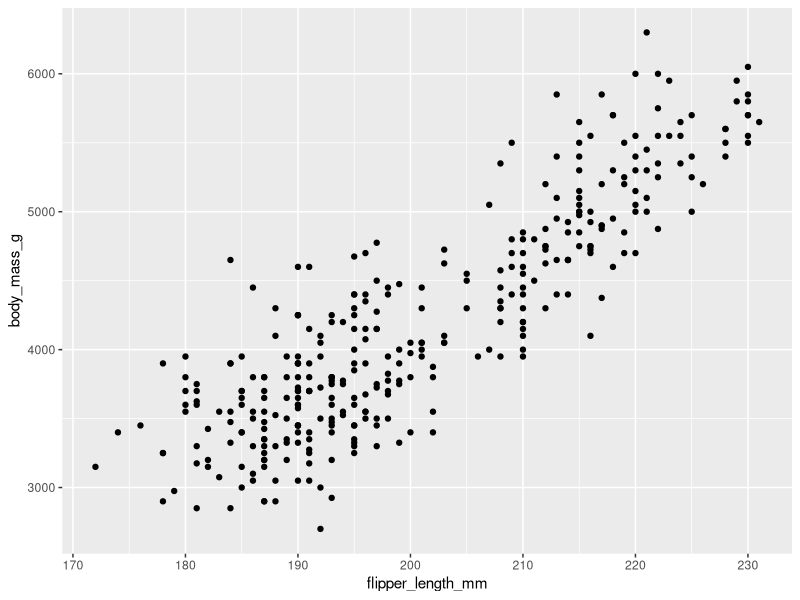
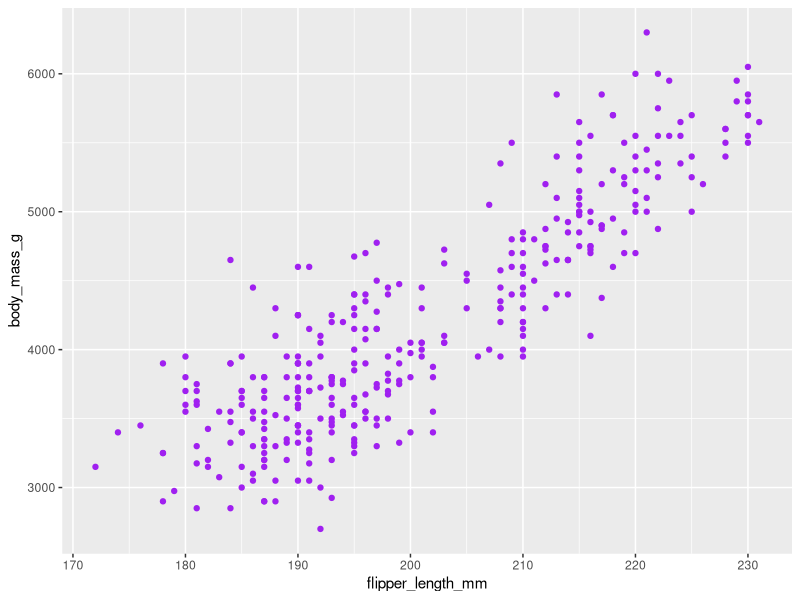
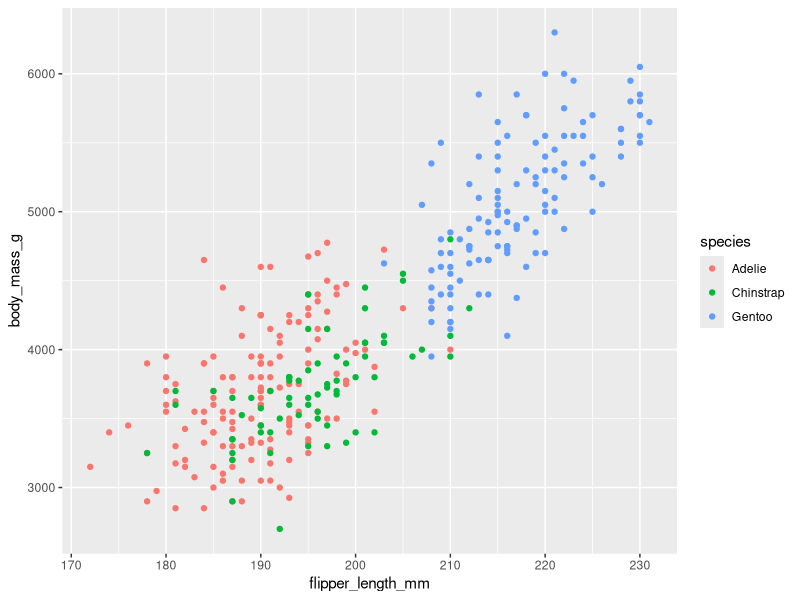
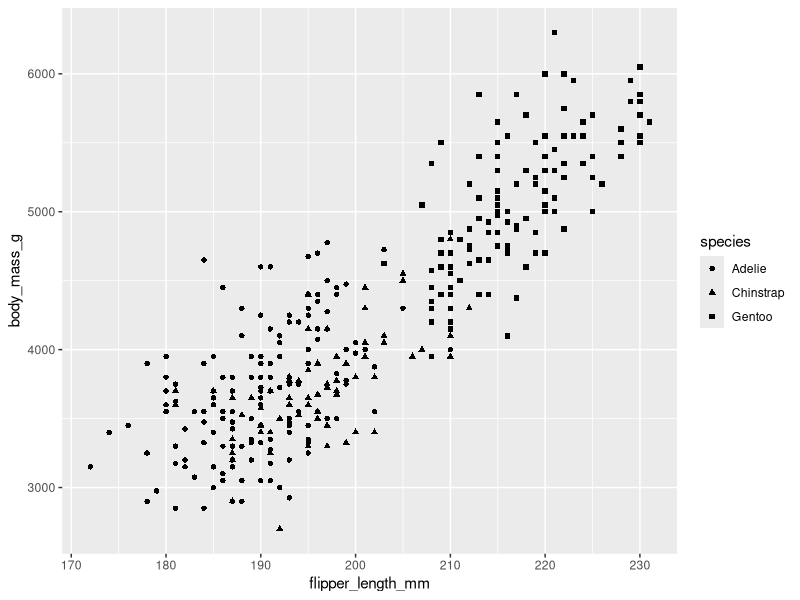
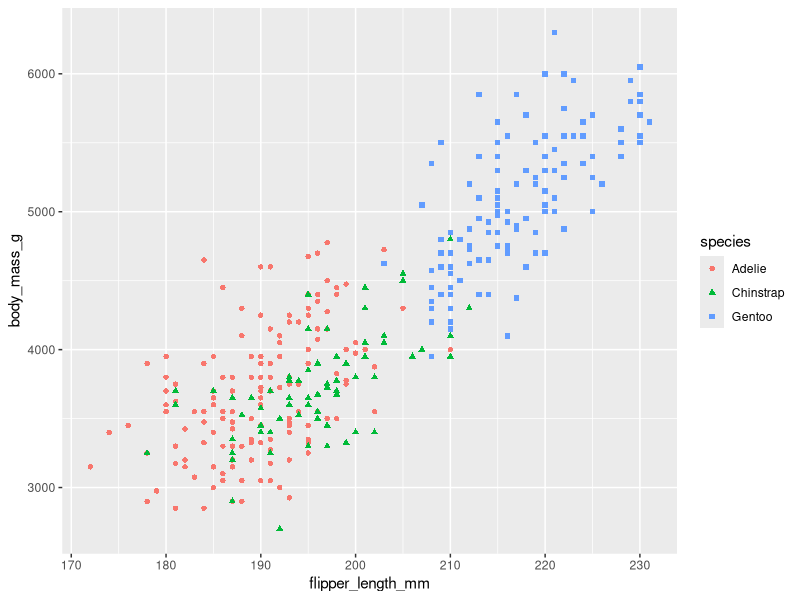
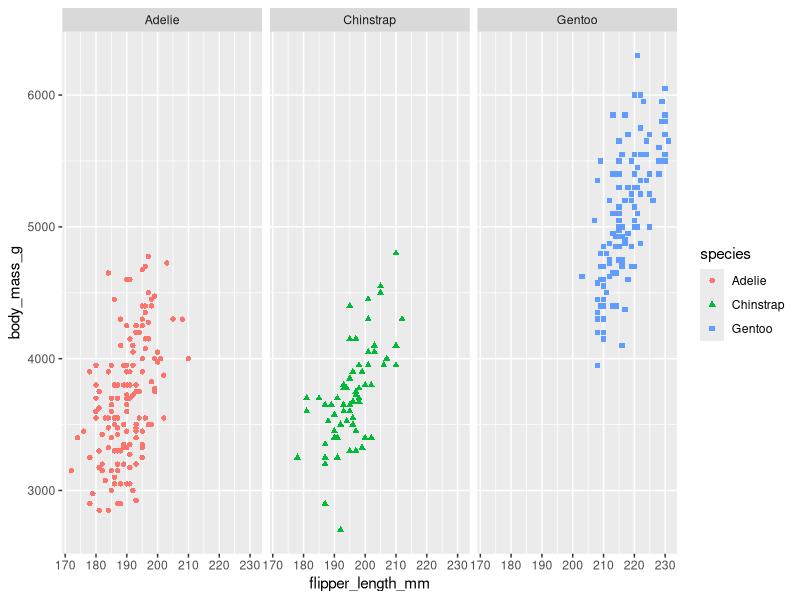
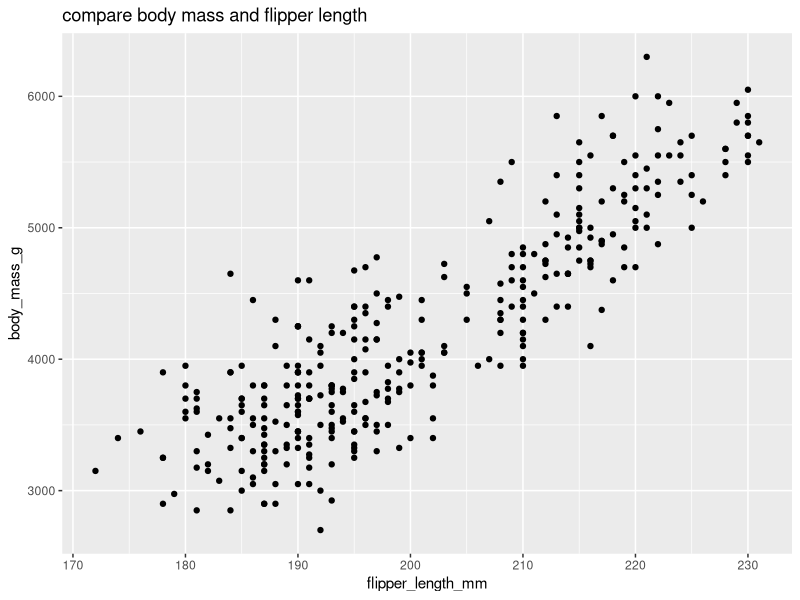

Write the R code that produced these figures, in order.
install.packages("palmerpenguins")
library("palmerpenguins")
install.packages("ggplot2")
library("ggplot2")
#compare body mass and flipper length
ggplot(data=penguins,aes(x=flipper_length_mm,y=body_mass_g))+geom_point()
#make all points purple
ggplot(data=penguins,aes(x=flipper_length_mm,y=body_mass_g))+geom_point(color="purple")
#different colour for different species
ggplot(data=penguins,aes(x=flipper_length_mm,y=body_mass_g))+geom_point(aes(color=species))
#different shape for species
ggplot(data=penguins,aes(x=flipper_length_mm,y=body_mass_g))+geom_point(aes(shape=species))
#both colour and shape for different species
ggplot(data=penguins,aes(x=flipper_length_mm,y=body_mass_g))+geom_point(aes(color=species,shape=species))
#different plot for each species
ggplot(data=penguins,aes(x=flipper_length_mm,y=body_mass_g))+geom_point(aes(color=species,shape=species))+facet_wrap(~species)
#ADD LABEL
ggplot(data=penguins,aes(x=flipper_length_mm,y=body_mass_g))+geom_point()+labs(title="compare body mass and flipper length")